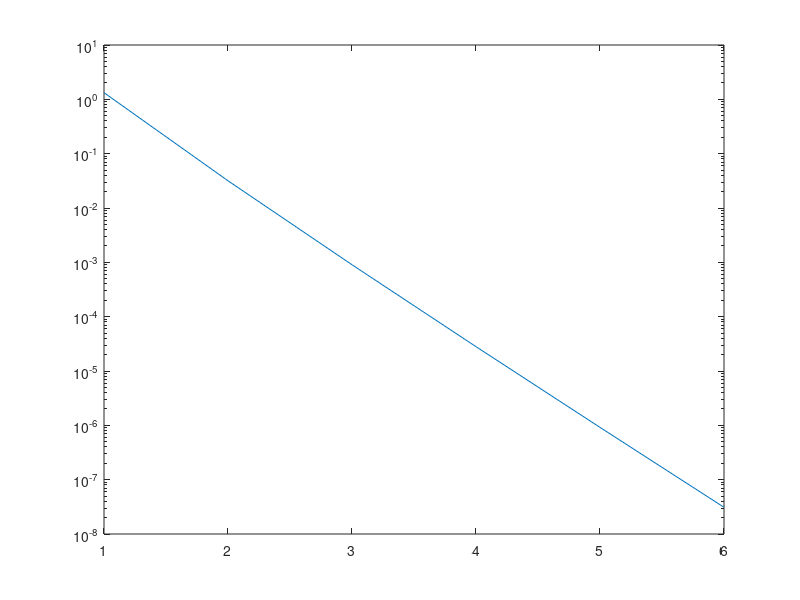

Here is the MATLAB script that generated this plot: (Note: this script raises an error after producing the figure.)
%% Problem 1
n = input('input the number of terms to sum: ');

X = 0;
pie = zeros(1,n);

for k = 0:n
	X = X + (-1)^k / (2 * k + 1) * ((4 * (1 / 5)^(2 * k + 1) - (1/239)^(2 * k + 1)));
    pie(k+1) = X;
end

pie = 4*pie;

pieerror = abs(pie/pi - 1)*100;

semilogy(pieerror)

%% Problem 2
n = 50;

X = zeros(1,n);
X(end) = 1/n;

for k = 1:n
    X(n-k) = n-k+1 + 1/X(n-k+1);
end

%% Problem 3



%% Problem 6

A = rand(2,3);
B = rand(3);
C = rand(3,2);
D = rand(3);

try
    a = 2*A + C;
    c = 3*B - 2*D;
    d = A*D;
    e = C*A;
    f = A*C;
    g = B*D;
    h = D*B;
    i = B*C;
    j = C*B;
    k = D*A*B;
    l = 2*D^2 + B;
    m = D*D;
    n = A^2;
    o = C.' * D;
    p = B*A.';
    q = -2*A.' + 5*C;
    r = B.' + A*D;
    s = 0.5 * (B + B.');
    t = 0.5 * (B-B.');
    u = C*C.';
    v = C.' * C;
    w = (C*C.')^(-1);
    x = (C.' *C)^(-1);
    y = B* (A*D).';
    z = A*D*B.';
catch error
    a = NaN;
end

try
    b = C - 3*B;
catch error
    b = NaN;
end

